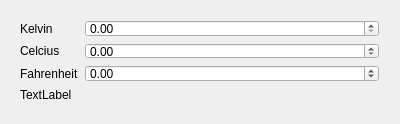
<?xml version="1.0" encoding="UTF-8"?>
<ui version="4.0">
 <class>TemperatureConverter</class>
 <widget class="QWidget" name="TemperatureConverter">
  <property name="geometry">
   <rect>
    <x>0</x>
    <y>0</y>
    <width>400</width>
    <height>124</height>
   </rect>
  </property>
  <property name="windowTitle">
   <string>TemperatureConverter</string>
  </property>
  <widget class="QWidget" name="verticalLayoutWidget">
   <property name="geometry">
    <rect>
     <x>9</x>
     <y>9</y>
     <width>381</width>
     <height>104</height>
    </rect>
   </property>
   <layout class="QVBoxLayout" name="verticalLayout_2">
    <item>
     <layout class="QFormLayout" name="formLayout">
      <item row="0" column="0">
       <widget class="QLabel" name="label">
        <property name="text">
         <string>Kelvin</string>
        </property>
       </widget>
      </item>
      <item row="1" column="0">
       <widget class="QLabel" name="label_2">
        <property name="text">
         <string>Celcius</string>
        </property>
       </widget>
      </item>
      <item row="2" column="0">
       <widget class="QLabel" name="label_3">
        <property name="text">
         <string>Fahrenheit</string>
        </property>
       </widget>
      </item>
      <item row="0" column="1">
       <widget class="QDoubleSpinBox" name="kelvin">
        <property name="minimum">
         <double>0.000000000000000</double>
        </property>
        <property name="maximum">
         <double>99989999.000000000000000</double>
        </property>
       </widget>
      </item>
      <item row="2" column="1">
       <widget class="QDoubleSpinBox" name="fahrenheit">
        <property name="minimum">
         <double>-459.670000000000016</double>
        </property>
        <property name="maximum">
         <double>9999000.000000000000000</double>
        </property>
       </widget>
      </item>
      <item row="1" column="1">
       <widget class="QDoubleSpinBox" name="celcius">
        <property name="minimum">
         <double>-273.000000000000000</double>
        </property>
        <property name="maximum">
         <double>9999000.000000000000000</double>
        </property>
       </widget>
      </item>
     </layout>
    </item>
    <item>
     <widget class="QLabel" name="debugConsole">
      <property name="text">
       <string>TextLabel</string>
      </property>
     </widget>
    </item>
   </layout>
  </widget>
 </widget>
 <layoutdefault spacing="6" margin="11"/>
 <resources/>
 <connections/>
</ui>
